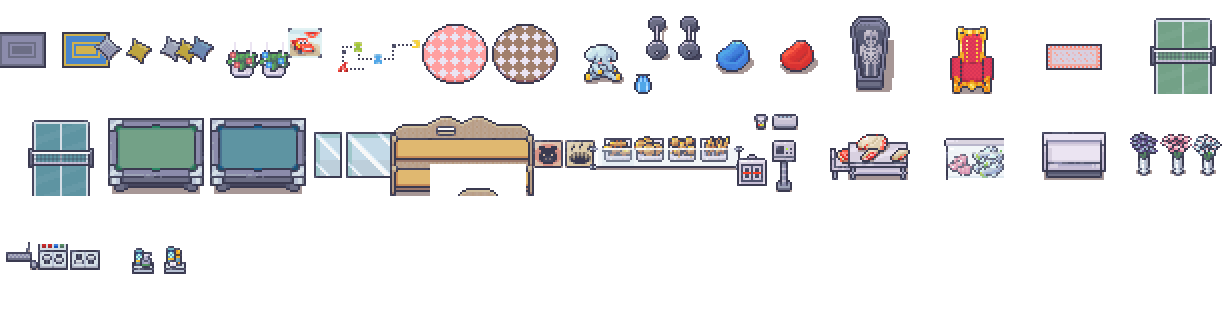
#> input picture apps/office/scripts/montage_desks.png, 1230 x 312 px, given as the content of the folder ff/Modern_Office_Revamped_v1.2/4_Modern_Office_singles/32x32, which was not available
$ python make_sprite_mosaics.py
#> lines starting #> are read from the running program, lines starting #| are printed output that depends on the picture; pictures that were not available may be replaced by others from this repository, and a replacement may not be noted
"""
make_sprite_mosaics.py
Creates contact-sheet mosaic images from Modern Office singles PNGs
so they can be visually analyzed and labeled.

Output: out/mosaics/mosaic_NNNN.png (one PNG per batch of COLS x ROWS sprites)
"""
import os
import sys
import json
from pathlib import Path
from PIL import Image, ImageDraw, ImageFont

# ── Config ──────────────────────────────────────────────────────────────────
SINGLES_DIR = Path(r"c:\Users\zionv\OneDrive\Desktop\Denizen\pixel game stuff\pixel game assets and stuff\Modern_Office_Revamped_v1.2\4_Modern_Office_singles")
OUT_DIR = Path(__file__).resolve().parents[1] / "out" / "mosaics"

# Only label the 32x32 size — best balance of detail vs speed
SIZE_FOLDER = "32x32"

THUMB = 64          # display size per cell (square)
COLS  = 10          # sprites per row
LABEL_H = 14        # pixels for the filename label below each cell
BG    = (30, 30, 40)
BORDER= (60, 60, 80)
TEXT  = (220, 220, 220)
BATCH = COLS * 6    # 60 sprites per mosaic sheet

# ── Gather files ──────────────────────────────────────────────────────────
def gather(size_folder):
    folder = SINGLES_DIR / size_folder
    files = sorted(folder.glob("*.png"), key=lambda p: int(''.join(filter(str.isdigit, p.stem)) or '0'))
    return files

# ── Build a single mosaic ─────────────────────────────────────────────────
def make_mosaic(files, out_path, offset):
#> called with offset = 0
    rows = (len(files) + COLS - 1) // COLS
    cell_h = THUMB + LABEL_H
    cell_w = THUMB
    W = COLS * cell_w
    H = rows * cell_h

    img = Image.new("RGBA", (W, H), BG + (255,))
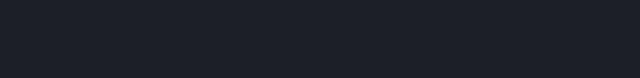
#> img: PIL image 640x78 RGBA; mean R, G, B, A 30, 30, 40, 255
    draw = ImageDraw.Draw(img)

    for i, f in enumerate(files):
        col = i % COLS
        row = i // COLS
        x = col * cell_w
        y = row * cell_h

        # Draw sprite
        try:
            sp = Image.open(f).convert("RGBA")
#> sp is the input picture: PIL image 1230x312 RGBA; mean R, G, B, A 30.5, 29.9, 31, 53.6
            scale = min(THUMB / sp.width, THUMB / sp.height)
#> scale = 0.052
            nw = max(1, int(sp.width * scale))
#> nw = 64
            nh = max(1, int(sp.height * scale))
#> nh = 16
            sp = sp.resize((nw, nh), Image.NEAREST)
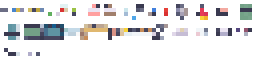
#> sp: PIL image 64x16 RGBA (shown 4 times larger); mean R, G, B, A 30.2, 29.8, 30.7, 53.5; transparent parts drawn white
            px = x + (THUMB - nw) // 2
#> px = 0
            py = y + (THUMB - nh) // 2
#> py = 24
            img.paste(sp, (px, py), sp)
        except Exception as e:
            pass  # blank cell for broken files

        # Border
        draw.rectangle([x, y, x + THUMB - 1, y + THUMB - 1], outline=BORDER)

        # Label: index number (for referencing in descriptions)
        label = str(offset + i + 1)  # global 1-indexed number
        draw.text((x + 2, y + THUMB + 1), label, fill=TEXT)

    img.save(out_path, "PNG")
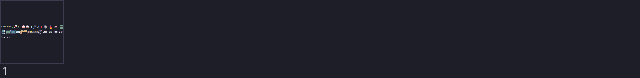
#> saved as mosaic_0000.png: PIL image 640x78 RGBA; mean R, G, B, A 30.6, 30.6, 40.7, 255; transparent parts drawn white
    print(f"  Written: {out_path}  ({len(files)} sprites, starting at #{offset+1})")

# ── Index map: number → filename ──────────────────────────────────────────
def save_index(files, out_path):
    idx = {str(i + 1): f.name for i, f in enumerate(files)}
    with open(out_path, "w", encoding="utf-8") as fh:
        json.dump(idx, fh, indent=2)
    print(f"  Index written: {out_path}")

# ── Main ─────────────────────────────────────────────────────────────────
def main():
    OUT_DIR.mkdir(parents=True, exist_ok=True)

    files = gather(SIZE_FOLDER)
    print(f"Found {len(files)} sprites in {SIZE_FOLDER}.")

    # Save full index
    save_index(files, OUT_DIR / "sprite_index.json")

    # Build mosaics in batches
    for batch_start in range(0, len(files), BATCH):
        batch = files[batch_start:batch_start + BATCH]
        batch_num = batch_start // BATCH
        out_path = OUT_DIR / f"mosaic_{batch_num:04d}.png"
        make_mosaic(batch, out_path, offset=batch_start)

    print(f"\nAll done! {((len(files) - 1) // BATCH) + 1} mosaic sheets created in {OUT_DIR}")

if __name__ == "__main__":
    main()

$ run again, on apps/office/scripts/montage_mo_black_shadow_grid48.png
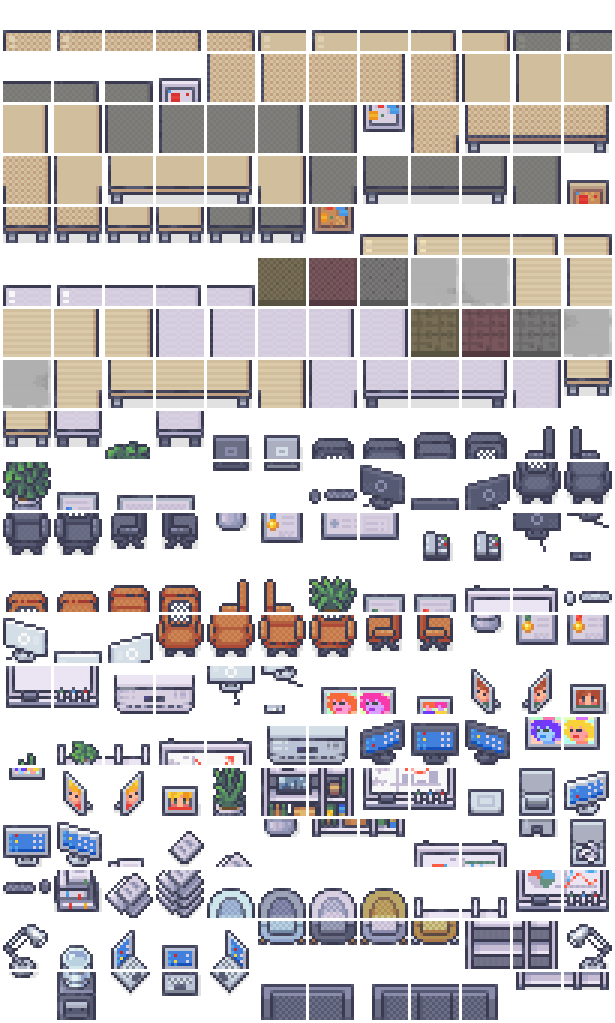
#> input picture apps/office/scripts/montage_mo_black_shadow_grid48.png, 1230 x 2046 px, given as the content of the folder ff/Modern_Office_Revamped_v1.2/4_Modern_Office_singles/32x32, which was not available (shown at 1/2 size)
#> in make_mosaic, sp is the input picture: PIL image 1230x2046 RGBA; mean R, G, B, A 78.1, 73.8, 75.1, 134
#> in make_mosaic, `sp = sp.resize((nw, nh), Image.NEAREST)`:
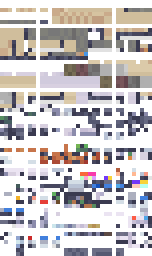
#> sp: PIL image 38x64 RGBA (shown 4 times larger); mean R, G, B, A 75.6, 71.4, 72.7, 129.2; transparent parts drawn white
#> in make_mosaic, `img.save(out_path, "PNG")`:
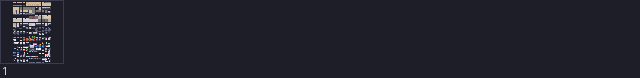
#> saved as mosaic_0000.png: PIL image 640x78 RGBA; mean R, G, B, A 33.1, 32.9, 42.8, 255; transparent parts drawn white

$ run again, on apps/office/scripts/montage_office_tiles.png
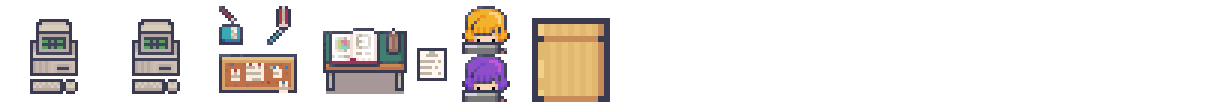
#> input picture apps/office/scripts/montage_office_tiles.png, 1230 x 108 px, given as the content of the folder ff/Modern_Office_Revamped_v1.2/4_Modern_Office_singles/32x32, which was not available
#> in make_mosaic, sp is the input picture: PIL image 1230x108 RGBA; mean R, G, B, A 31.3, 27.1, 24.8, 51.9
#> in make_mosaic, `img.save(out_path, "PNG")`:
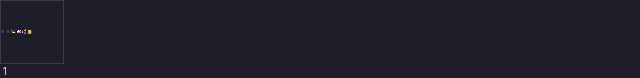
#> saved as mosaic_0000.png: PIL image 640x78 RGBA; mean R, G, B, A 30.3, 30.3, 40.3, 255
